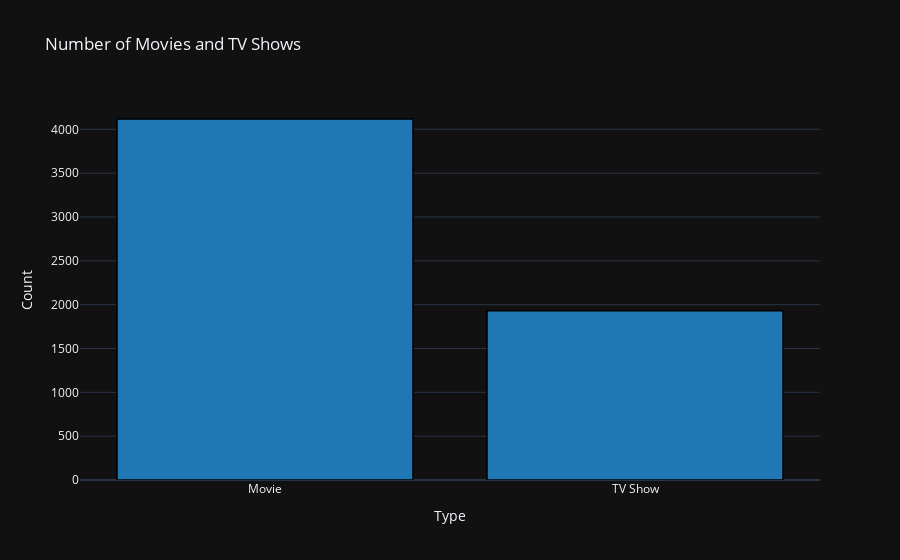

The notebook cell this image was saved under:
### Markdown cell above
### Number of Movies and TV Shows

### Code cell
temp_type=df['type'].value_counts().reset_index()
temp_type

trace=go.Bar(x=temp_type['index'],
             y=temp_type['type'],
             marker=dict(color='rgb(31, 119, 180)',
             line=dict(color='rgb(0,0,0)',width=1.5)))
layout = go.Layout(template="plotly_dark",title='Number of Movies and TV Shows',xaxis=dict(title='Type'),yaxis=dict(title='Count'))
fig=go.Figure(data=[trace],layout=layout)
fig.show()

### Figure 1 — Plotly figure (JSON) as saved in the notebook; plotly's stock layout.template omitted (floating-point values rounded to 4 significant figures)
{"data": [{"marker": {"color": "rgb(31, 119, 180)", "line": {"color": "rgb(0,0,0)", "width": 1.5}}, "type": "bar", "x": ["Movie", "TV Show"], "y": [4118, 1931]}], "layout": {"title": {"text": "Number of Movies and TV Shows"}, "xaxis": {"title": {"text": "Type"}}, "yaxis": {"title": {"text": "Count"}}}}
